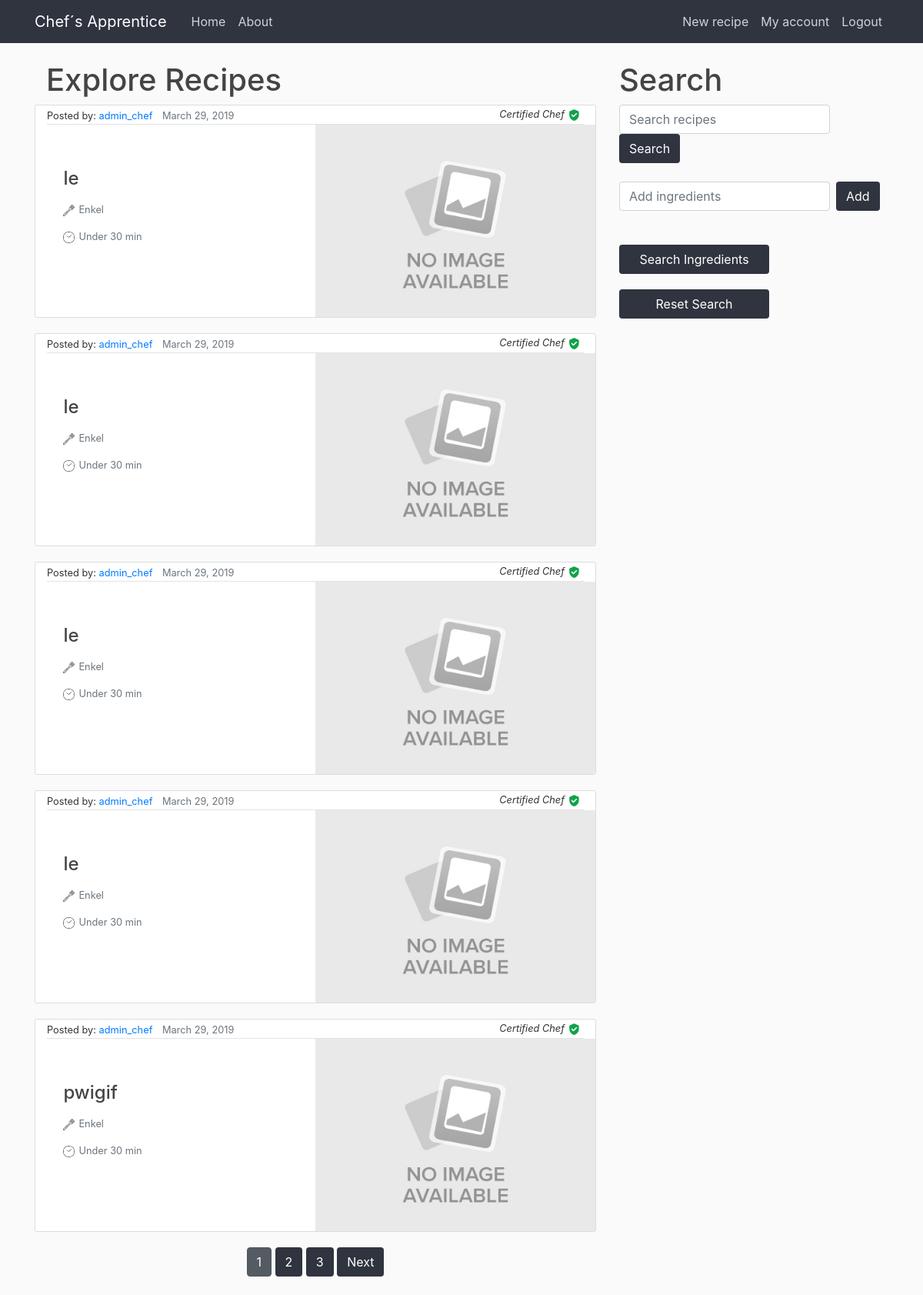
Before: / (signed in) with the older database file.
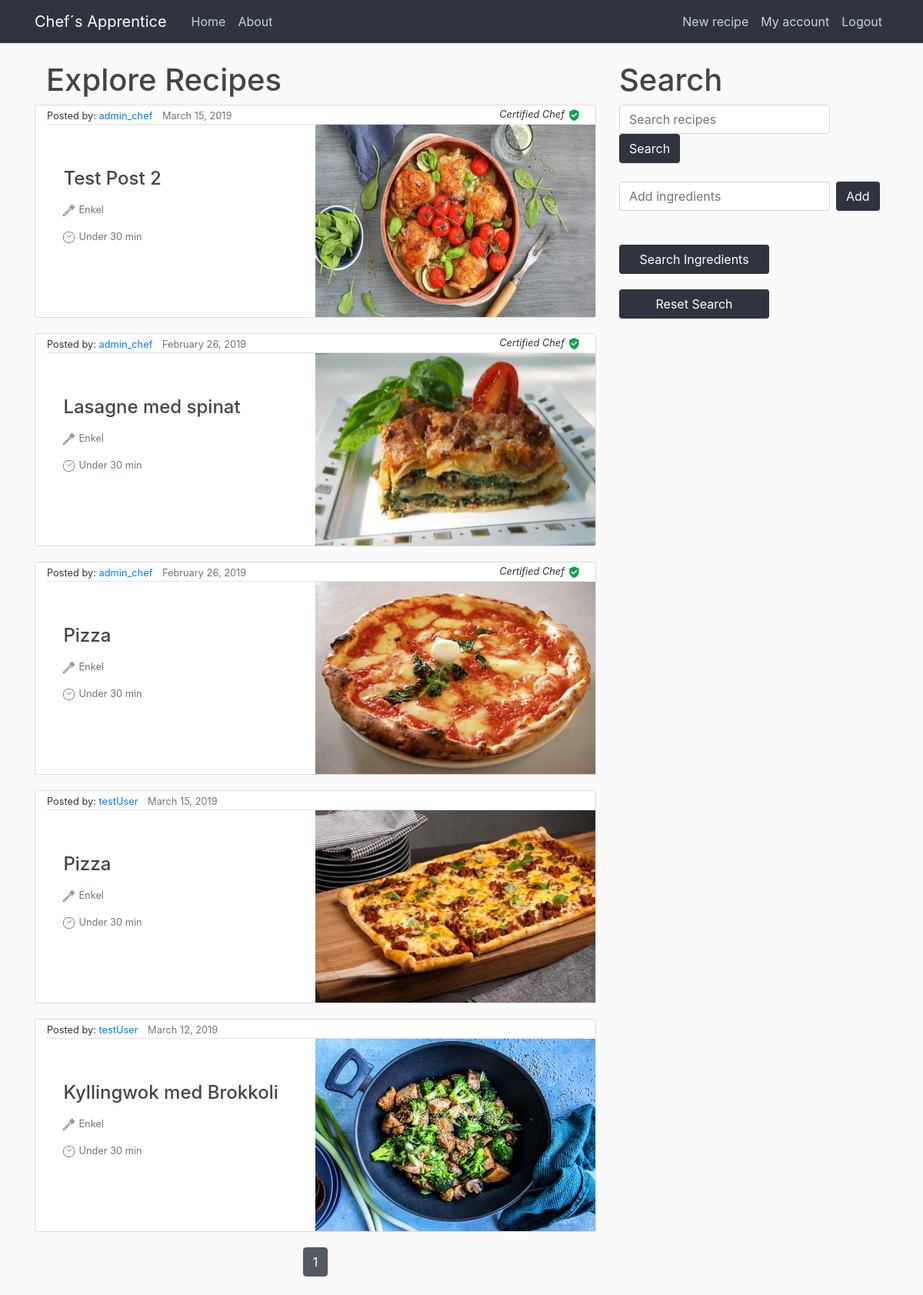
After: the same page with the newer database file.
### chefs_apprentice/models.py (models this page shows, shortened)
class Recipe(models.Model):
    title = models.CharField(max_length=100)  # tenkt samme som tilhørende post
    ingredients = models.ManyToManyField(ChosenIngredient, blank=True, related_name='+')  # liste av ingrediensobjekter
    description = models.TextField()  # tenkt sammen med content i post
    date_posted = models.DateTimeField(
        default=timezone.now)  # DateTimeField(auto_now=True) ville satt datoen til akkurat nå
    author = models.ForeignKey(User,
                               on_delete=models.CASCADE)  # on_delete=models.CASCADE sier at hvis brukeren blir slettet vil postene også bli slettet
    image = models.ImageField(default='default.jpg', upload_to='food_pics')
    visible = models.BooleanField(default=True)
    NIVA = (
        ('E', 'Enkel'),
        ('M', 'Middels'),
        ('V', 'Vanskelig'),
    )
    TID = (
        ('L', 'Under 30 min'),
        ('M', 'Ca. 30-60 min'),
        ('S', 'Over 1 time'),
    )
    tid = models.CharField(default='L', max_length=1, choices=TID)
    niva = models.CharField(default='E', max_length=1, choices=NIVA)

### chefs_apprentice/views.py (the view)
# urls.py: path('', views.home, name='chef-home'),
@login_required
def home(request):
    queryset = Recipe.objects.all().order_by("-date_posted")
    recipe = queryset[0]
    if request.GET.get("sortBy"):
        queryset = Recipe.objects.all().order_by("-date_posted")
        context = {
            'recipies': queryset
        }
        return render(request, 'chefs_apprentice/home.html', context)
    start_list = []
    for a in queryset:
        if a.author.is_staff:
            start_list.append(a)
    for b in queryset:
        if b.author.is_staff == False:
            start_list.append(b)
    query = request.GET.get("q")
    if query:
        queryset = queryset.filter(
            Q(title__icontains=query)
        )
    query_i = request.GET.get("q_i")
    if request.GET.get("addIngredient"):
        input = query_i.split(',')
        ingredients = [x.strip() for x in input]
        ingredients = list(set(ingredients))
        print(curr_i.current_ingredients)
        curr_i.current_ingredients.update(ingredients)
    if request.GET.get("search_ingredient"):
        queryset = getRecipies(queryset, curr_i.current_ingredients)
    if not request.GET.get("search_ingredient") and not query:
        queryset = start_list
    if request.GET.get("reset"):
        curr_i.current_ingredients = set([])
    paginator = Paginator(queryset, 5) # Show 5 contacts per page
    page = request.GET.get('page')
    queryset = paginator.get_page(page)
    context = {
        'recipies': queryset,
        'current_ingredients': curr_i.current_ingredients
    }
    return render(request, 'chefs_apprentice/home.html', context)

### chefs_apprentice/templates/chefs_apprentice/home.html (shortened to what this page needs)
{% extends "chefs_apprentice/base.html" %}
{% block content%}
<div class="container">
  <div class="row">
    <div class="col">
        <h1>Explore Recipes</h1>
    </div>
    </div>
</div>
  {% for recipe in recipies %}
    {% if recipe.visible %}
      <article class="media recipe-section">
        <div class="container">
          <div class="article-metadata">
            <small>Posted by: <a class="mr-2" href="#">{{ recipe.author }}</a></small>
            <small class="text-muted">{{ recipe.date_posted|date:"F d, Y" }}</small>
            <small class="certification">{% if recipe.author.is_staff %}<i>Certified Chef</i><img class="verified" id="certified" src="static/chefs_apprentice/verified.png" alt="#">{% endif %}</small>
          </div>
          <div class="row">
            <div class="col-sm pt-5">
                <h2><a class="article-title" href="{%url 'view_recipe' recipetitle=recipe.title pk=recipe.pk%}">{{ recipe.title }}</a></h2>
                <small class="article-content text-muted"><img class="verified" src="static/chefs_apprentice/spatula.png" alt="#">{{ recipe.get_niva_display }}</small>
                <small class="article-content text-muted"><img class="verified" src="static/chefs_apprentice/time.png" alt="#">{{ recipe.get_tid_display }}</small>
            </div>
            <div class="col-sm">
              <img class="food_image" src="{{ recipe.image.url }}" alt="#">
            </div>
          </div>
        </div>
      </article>
    {% endif %}
  {% endfor  %}
  <div class="pagination">
    <span class="step-links">
        {% for num in recipies.paginator.page_range %}
          {% if recipies.number == num %}
            <a class="btn btn-secondary active mb-4" href="?page={{ num }}&q={{ request.GET.q }}">{{ num }}</a>
          {% elif num > recipies.number|add:'-3' and num < recipies.number|add:'3' %}
            <a class="btn btn-rounded-info mb-4" href="?page={{ num }}">{{ num }}</a>
          {% endif %}
        {% endfor %}
        {% if recipies.has_next %}
            <a class="btn btn-rounded-info mb-4" href="?page={{ recipies.next_page_number }}&q={{ request.GET.q }}">Next</a>
        {% endif %}
    </span>
</div>
{% endblock content %}

Changed rows visible on the page:
removed Recipe: author "admin_chef", date_posted "March 29, 2019", visible True (drawn), title "le", niva "Enkel", tid "Under 30 min", image (placeholder picture)
removed Recipe: author "admin_chef", date_posted "March 29, 2019", visible True (drawn), title "le", niva "Enkel", tid "Under 30 min", image (placeholder picture)
removed Recipe: author "admin_chef", date_posted "March 29, 2019", visible True (drawn), title "le", niva "Enkel", tid "Under 30 min", image (placeholder picture)
removed Recipe: author "admin_chef", date_posted "March 29, 2019", visible True (drawn), title "le", niva "Enkel", tid "Under 30 min", image (placeholder picture)
removed Recipe: author "admin_chef", date_posted "March 29, 2019", visible True (drawn), title "pwigif", niva "Enkel", tid "Under 30 min", image (placeholder picture)
now on this page (row unchanged): Recipe: author "admin_chef", date_posted "March 15, 2019", visible True (drawn), title "Test Post 2", niva "Enkel", tid "Under 30 min", image (picture)
now on this page (row unchanged): Recipe: author "admin_chef", date_posted "February 26, 2019", visible True (drawn), title "Lasagne med spinat", niva "Enkel", tid "Under 30 min", image (picture)
now on this page (row unchanged): Recipe: author "admin_chef", date_posted "February 26, 2019", visible True (drawn), title "Pizza", niva "Enkel", tid "Under 30 min", image (picture)
now on this page (row unchanged): Recipe: author "testUser", date_posted "March 15, 2019", title "Pizza", visible True (drawn), niva "Enkel", tid "Under 30 min", image (picture)
now on this page (row unchanged): Recipe: author "testUser", date_posted "March 12, 2019", title "Kyllingwok med Brokkoli", visible True (drawn), niva "Enkel", tid "Under 30 min", image (picture)
Other visible differences:
list line gone: "2"
list line gone: "3"
text no longer shown: "Next"
